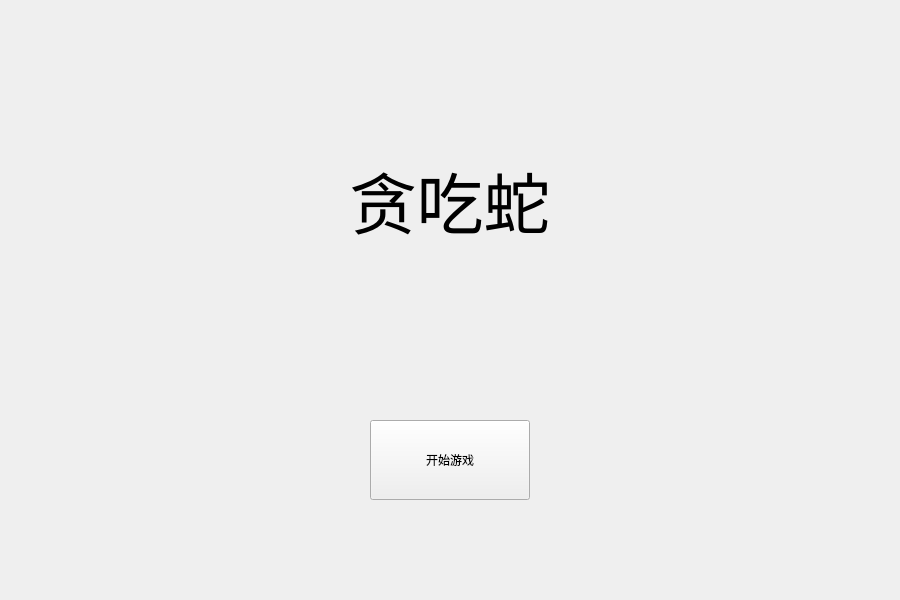
<?xml version="1.0" encoding="UTF-8"?>
<ui version="4.0">
 <class>Home</class>
 <widget class="QWidget" name="Home">
  <property name="geometry">
   <rect>
    <x>0</x>
    <y>0</y>
    <width>900</width>
    <height>600</height>
   </rect>
  </property>
  <property name="windowTitle">
   <string>Form</string>
  </property>
  <widget class="QPushButton" name="pushButton">
   <property name="geometry">
    <rect>
     <x>370</x>
     <y>420</y>
     <width>160</width>
     <height>80</height>
    </rect>
   </property>
   <property name="text">
    <string>开始游戏</string>
   </property>
  </widget>
  <widget class="QLabel" name="label">
   <property name="geometry">
    <rect>
     <x>300</x>
     <y>100</y>
     <width>300</width>
     <height>200</height>
    </rect>
   </property>
   <property name="font">
    <font>
     <family>方正舒体</family>
     <pointsize>50</pointsize>
    </font>
   </property>
   <property name="text">
    <string>贪吃蛇</string>
   </property>
   <property name="alignment">
    <set>Qt::AlignCenter</set>
   </property>
  </widget>
 </widget>
 <resources/>
 <connections/>
</ui>
